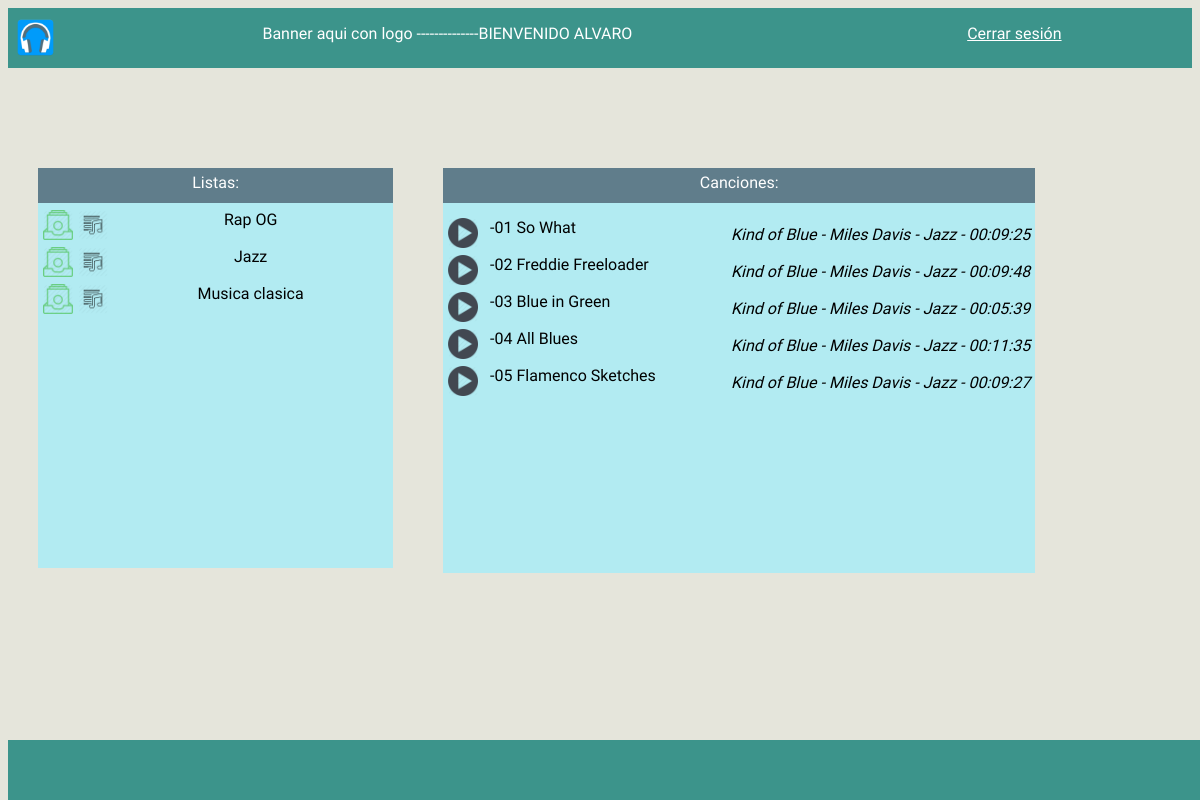
/area_usuario/usuario.php?id=3 (signed in), run on the app's committed database.
### tables this page shows
CREATE TABLE IF NOT EXISTS `lista` (
`id_lista` int(11) NOT NULL,
  `nombre_usuariofk` varchar(20) NOT NULL,
  `nombre_lista` varchar(50) NOT NULL,
  `fecha_crea` date NOT NULL
);

CREATE TABLE IF NOT EXISTS `cancion` (
`id_cancion` int(11) NOT NULL,
  `nombre_cancion` varchar(50) NOT NULL,
  `album` varchar(50) DEFAULT NULL,
  `anio_salida` year(4) DEFAULT NULL,
  `autor` varchar(50) DEFAULT NULL,
  `genero` varchar(50) DEFAULT NULL,
  `duracion` time NOT NULL
);

### area_usuario/usuario.php (the view, shortened to what this page needs)
<!DOCTYPE html>
<html lang="en">
  <head>
    <link rel="stylesheet" type="text/css" href="../estilos/general.css">
  </head>
  <body onLoad="setup();">
      <div class="cabecera">
        <div id="cabecera1"><img src="../img/headphones.png"><p>Banner aqui con logo --------------<?php echo "BIENVENIDO ".strtoupper($_SESSION["usuario"]);
           ?></p></div>
          <div id="cabecera2"><p><a href="cierre.php">Cerrar sesión</a></p></div>
      </div>
      <div class="listas">
          <div class="liscab">Listas:</div>
          <div class="liscont">
             <ul class="listausu">
               <?php
             $connection = new mysqli("localhost", "msadmin", "admin", "msalvaro");
$connection->set_charset("utf8");
        if ($result = $connection->query("SELECT * FROM lista join usuario on lista.nombre_usuariofk=usuario.nombre_usuario
            WHERE nombre_usuario='".$_SESSION['usuario']."';")) {
              if ($result->num_rows===0) {
                echo "No tiene lista";
              } else {
                 while($obj = $result->fetch_object()) {
                     echo "<li><a href='editar.php?id=$obj->id_lista'><img src='../img/lista.png'></a><img src='../img/anadir2.png'><a href='usuario.php?id=$obj->id_lista'> ".$obj->nombre_lista." <span class='fechacr'></span> </a></li>";
                 }
              }
          } else {
            echo "Consulta equivocada";
            var_dump($result);
          }
?>
              </ul>
        </div>
      </div>
      <div class="canciones">
          <div class="cancab">Canciones:</div>
          <div class="cancont"><?php
if (isset($_GET["id"])) {
        if ($result2 = $connection->query("SELECT * FROM lista , usuario, forma, cancion WHERE lista.nombre_usuariofk=usuario.nombre_usuario AND lista.id_lista=forma.id_listafk AND cancion.id_cancion=forma.id_cancionfk2 AND nombre_usuario='".$_SESSION['usuario']."' AND id_lista='".$_GET['id']."' ORDER BY num_cancion asc;")) {
              if ($result2->num_rows===0) {
                echo "Lista vacía";
              } else {
                 while($obj2 = $result2->fetch_object()) {
                     $cancion=array('id'=>$_GET['id'],'cancion'=>$obj2->nombre_cancion);
                     $url=http_build_query($cancion);
                     $url_final="usuario.php?".$url;
                    echo "<li><a href='$url_final'><img src='../img/play.png'></a>&nbsp&nbsp&nbsp-".substr($obj2->nombre_cancion, 0, -4)."<p class='caninfo'>".$obj2->album." - ".$obj2->autor." - ".$obj2->genero." - ".$obj2->duracion."</p></li>";
                 }
              }
          } else {
            echo "Consulta equivocada";
            var_dump($result2);
          }
}
else {
            echo "<p class='formcont'>  Primero elige tu lista de reproducción</p>";
}
              ?>
        </div>
      </div>
      <div class="pie"><?php
          ?></div>
  </body>
</html>

### estilos/general.css (style rules this page uses)
body { font-family: 'Dosis', sans-serif; background-color: #E5E5DB; height: 580px; }
.cabecera { height: 60px; margin: left; background-color: #3C948B; margin-top: 0px; color: white; text-align: center; top: 0; width: 100%; }
#cabecera1 { height: 60px; float: left; width: 70%; }
#cabecera1 img { height: 45px; float: left; width: 45px; margin-top: 7px; margin-left: 5px; }
#cabecera2 { height: 60px; float: left; width: 30%; }
#cabecera2 a { color: white; }
.pie { width: 100%; height: 60px; position: fixed; background-color: #3C948B; bottom: 0; color: white; text-align: center; }
.listas { float: left; margin-top: 100px; margin-left: 30px; width: 30%; height: 400px; background-color: white; }
.liscab { width: auto; height: 30px; text-align: center; background-color: #607D8B; padding-top: 5px; color: white; }
.liscont { text-align: center; padding-top: 20px; background-color: #B2EBF2; height: 345px; }
.listausu { margin-left:-40px; margin-top: -18px; }
.listausu li { list-style-type: none; margin-bottom: 2px; height: 30px; padding-top: 5px; }
.listausu li img { height: 30px; width: 30px; margin-left: 5px; float: left; }
.listausu a { text-decoration: none; color: black; }
.canciones { float: left; margin-left: 50px; margin-top: 100px; width: 50%; height: 400px; background-color: white; }
.cancab { width: auto; height: 30px; text-align: center; background-color: #607D8B; padding-top: 5px; color: white; }
.cancont { padding-top: 10px; background-color: #B2EBF2; height: 360px; }
.cancont li { list-style-type: none; margin-bottom: 2px; height: 30px; padding-top: 5px; cursor: pointer; }
.cancont li img { height: 30px; width: 30px; margin-left: 5px; float: left; }
.caninfo { text-align: right; font-style: italic; margin: 0px; margin-top: -12px; margin-right: 5px; }

### data on the page
lista: nombre_lista "Rap OG"
lista: nombre_lista "Jazz", cancion.nombre_cancion "01 So What", cancion.album "Kind of Blue", cancion.autor "Miles Davis", cancion.genero "Jazz", cancion.duracion "00:09:25", cancion.nombre_cancion "02 Freddie Freeloader", cancion.duracion "00:09:48", cancion.nombre_cancion "03 Blue in Green", cancion.duracion "00:05:39", cancion.nombre_cancion "04 All Blues", cancion.duracion "00:11:35", cancion.nombre_cancion "05 Flamenco Sketches", cancion.duracion "00:09:27"
lista: nombre_lista "Musica clasica"

### other printed values
$_SESSION["usuario"] "ALVARO"
